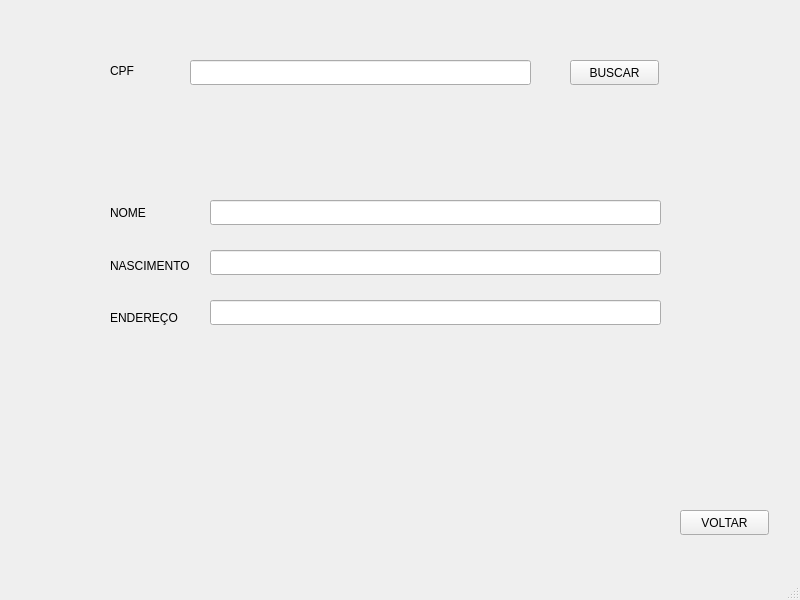
<?xml version="1.0" encoding="UTF-8"?>
<ui version="4.0">
 <class>MainWindow</class>
 <widget class="QMainWindow" name="MainWindow">
  <property name="geometry">
   <rect>
    <x>0</x>
    <y>0</y>
    <width>800</width>
    <height>600</height>
   </rect>
  </property>
  <property name="windowTitle">
   <string>MainWindow</string>
  </property>
  <widget class="QWidget" name="centralwidget">
   <widget class="QLabel" name="label">
    <property name="geometry">
     <rect>
      <x>110</x>
      <y>60</y>
      <width>31</width>
      <height>21</height>
     </rect>
    </property>
    <property name="text">
     <string>CPF</string>
    </property>
   </widget>
   <widget class="QLineEdit" name="lineEdit">
    <property name="geometry">
     <rect>
      <x>190</x>
      <y>60</y>
      <width>341</width>
      <height>25</height>
     </rect>
    </property>
   </widget>
   <widget class="QPushButton" name="pushButton">
    <property name="geometry">
     <rect>
      <x>570</x>
      <y>60</y>
      <width>89</width>
      <height>25</height>
     </rect>
    </property>
    <property name="text">
     <string>BUSCAR</string>
    </property>
   </widget>
   <widget class="QLineEdit" name="lineEdit_2">
    <property name="geometry">
     <rect>
      <x>210</x>
      <y>200</y>
      <width>451</width>
      <height>25</height>
     </rect>
    </property>
   </widget>
   <widget class="QLineEdit" name="lineEdit_3">
    <property name="geometry">
     <rect>
      <x>210</x>
      <y>250</y>
      <width>451</width>
      <height>25</height>
     </rect>
    </property>
   </widget>
   <widget class="QLineEdit" name="lineEdit_4">
    <property name="geometry">
     <rect>
      <x>210</x>
      <y>300</y>
      <width>451</width>
      <height>25</height>
     </rect>
    </property>
   </widget>
   <widget class="QPushButton" name="pushButton_2">
    <property name="geometry">
     <rect>
      <x>680</x>
      <y>510</y>
      <width>89</width>
      <height>25</height>
     </rect>
    </property>
    <property name="text">
     <string>VOLTAR</string>
    </property>
   </widget>
   <widget class="QWidget" name="">
    <property name="geometry">
     <rect>
      <x>110</x>
      <y>190</y>
      <width>97</width>
      <height>151</height>
     </rect>
    </property>
    <layout class="QVBoxLayout" name="verticalLayout">
     <item>
      <widget class="QLabel" name="label_2">
       <property name="text">
        <string>NOME</string>
       </property>
      </widget>
     </item>
     <item>
      <widget class="QLabel" name="label_3">
       <property name="text">
        <string>NASCIMENTO</string>
       </property>
      </widget>
     </item>
     <item>
      <widget class="QLabel" name="label_4">
       <property name="text">
        <string>ENDEREÇO</string>
       </property>
      </widget>
     </item>
    </layout>
   </widget>
  </widget>
  <widget class="QMenuBar" name="menubar">
   <property name="geometry">
    <rect>
     <x>0</x>
     <y>0</y>
     <width>800</width>
     <height>22</height>
    </rect>
   </property>
  </widget>
  <widget class="QStatusBar" name="statusbar"/>
 </widget>
 <resources/>
 <connections/>
</ui>
